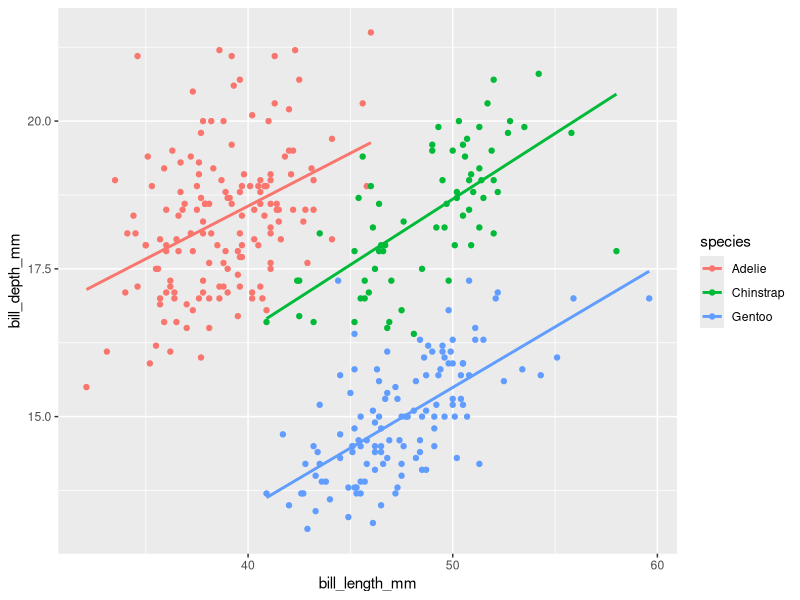
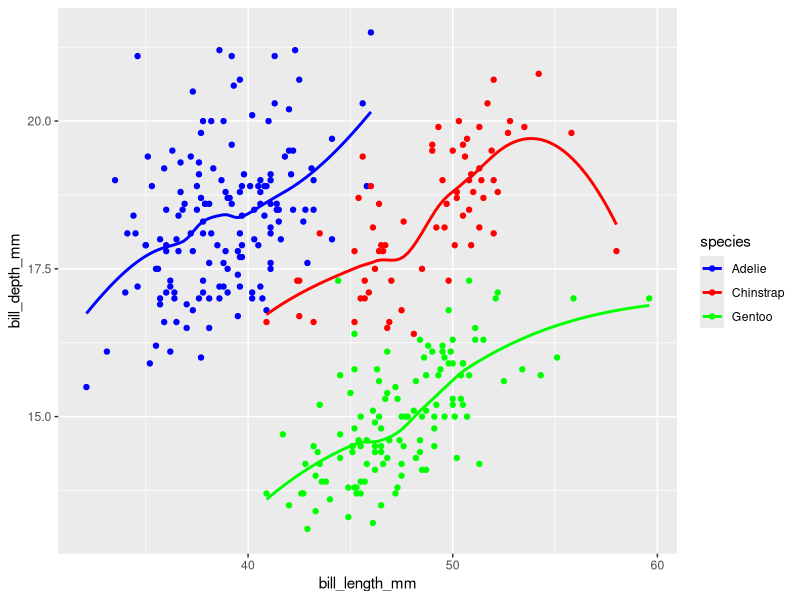

Here is the R script that generated these plots, in order:

            library(ggplot2)
            library(palmerpenguins)
            built_answer <- tryCatch(
                {
                    set.seed(42)
                    ggplot(penguins, aes(x = bill_length_mm, y = bill_depth_mm, colour = species)) + geom_point() + geom_smooth(method = "lm", se = FALSE)
                    suppressWarnings(
                        if (!file.exists("/sandbox/figures/bill-length_bill-depth_scatter_species_smooth_answer.png")) {
                            ggsave(
                                width = 3,
                                height = 3,
                                "/sandbox/figures/bill-length_bill-depth_scatter_species_smooth_answer.png"
                            )
                        }
                    )
                    suppressWarnings(
                        ggplot_build(last_plot())
                    )
                },
                error = function(e) {
                    'ERROR'
                }
            )
            built_submission <- tryCatch(
                {
                    set.seed(42)
                    ggplot(penguins, aes(x = bill_length_mm, y = bill_depth_mm, color = species)) +
  geom_point() +
  geom_smooth(method = "loess", se = FALSE) +
  scale_color_manual(values = c("Adelie" = "blue", "Chinstrap" = "red", "Gentoo" = "green"))
                    suppressWarnings(
                        ggsave(
                            width = 3,
                            height = 3,
                            "figures/bill-length_bill-depth_scatter_species_smooth_submission_ministral.png"
                        )
                    )
                    suppressWarnings(
                        ggplot_build(last_plot())
                    )
                },
                error = function(e) {
                    'ERROR'
                }
            )
            cat(isTRUE(all.equal(built_answer, built_submission)))
        
